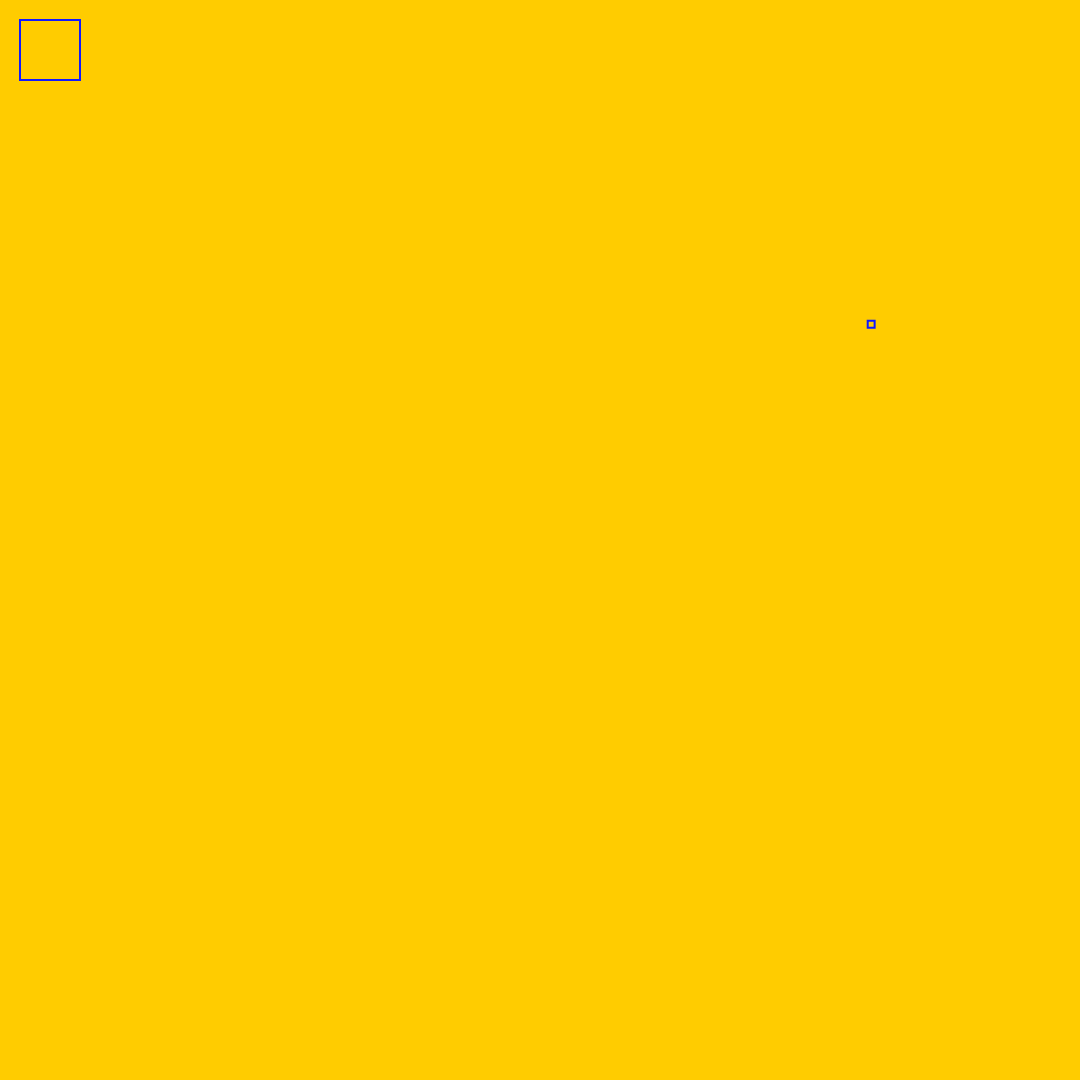
Frame 1 (no input)
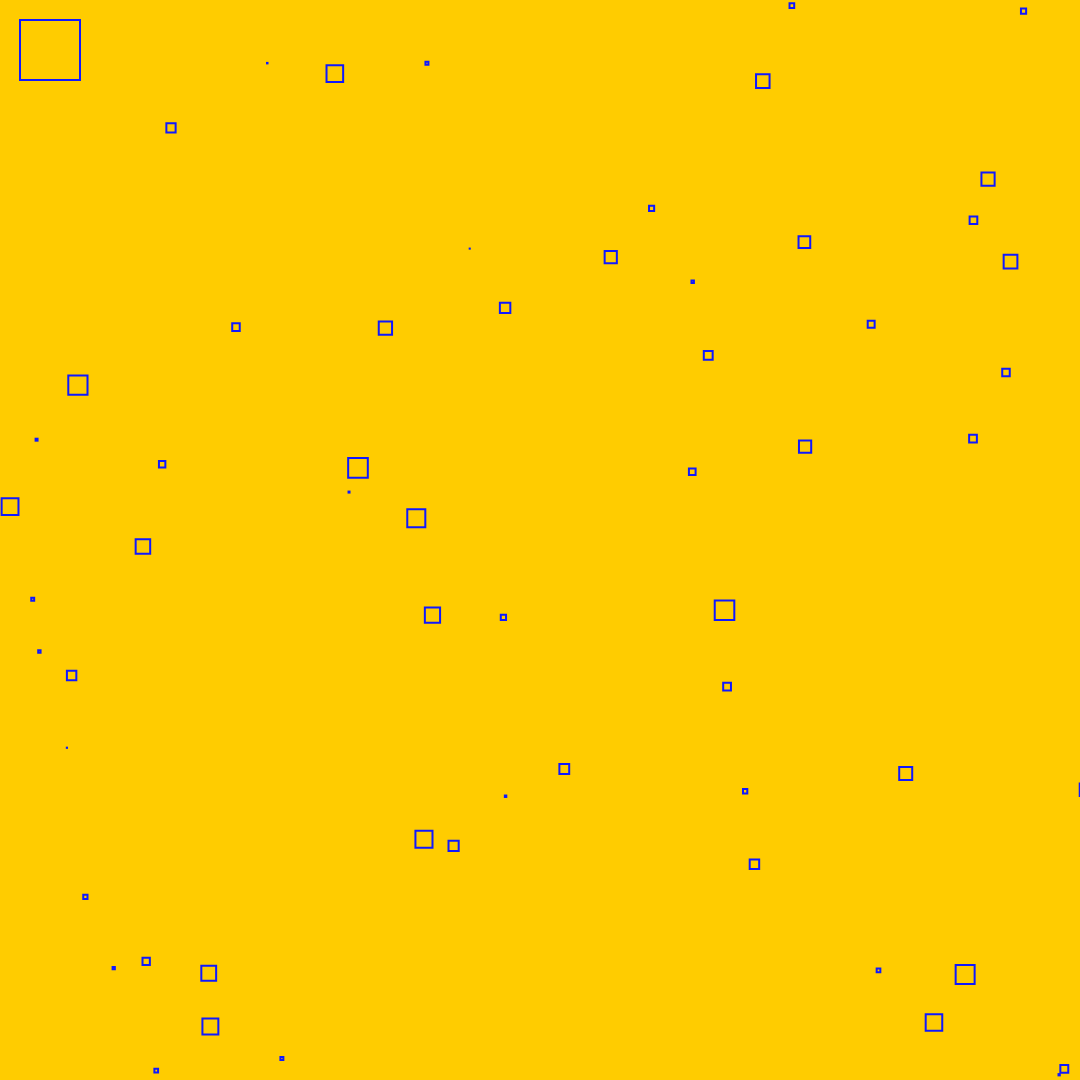
Frame 60 (no input)
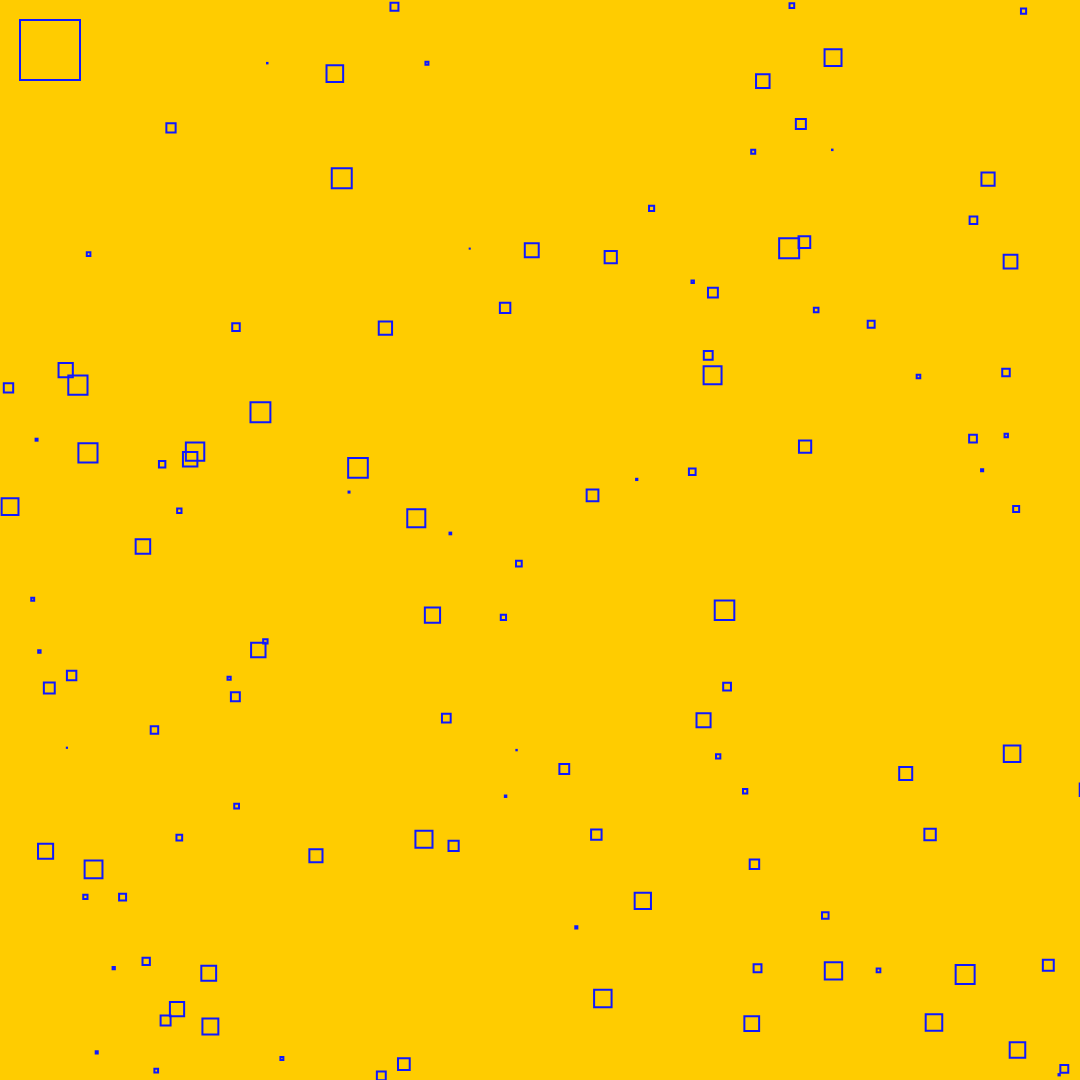
Frame 120 (the mouse pressed at the canvas centre since frame 60)

The p5.js sketch that drew these frames (run headless with seeded random() and noise() and a simulated clock; from frame 60 on, the mouse is pressed at the canvas centre):

// p5.js sketch
// ── sketch.js
var myRed;
var myGreen;
var myBlue;
var mySize;
var myX;
var myY;

function setup () {
	createCanvas(1080, 1080);
	background(255, 204, 0);
}

function draw() {
	myRed = random(5);
	myGreen = random(5);
	myBlue = random(255);

	mySize = random(20);
	myX = random(width);
	myY = random(height);

	fill(myRed, myGreen, myBlue);
	noFill();
	strokeWeight(2);
	stroke(15, 24, 280);
	rect(20, 20, 60, 60);

	rect(myX, myY, mySize, mySize);

}
